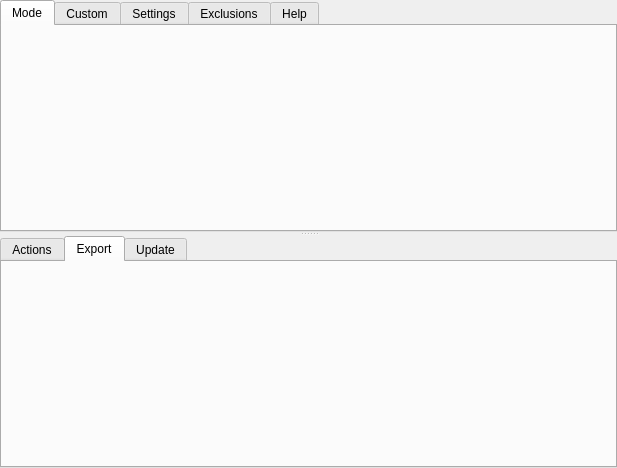
<?xml version="1.0" encoding="UTF-8"?>
<ui version="4.0">
 <class>RootBuilderMenu</class>
 <widget class="QWidget" name="RootBuilderMenu">
  <property name="geometry">
   <rect>
    <x>0</x>
    <y>0</y>
    <width>617</width>
    <height>468</height>
   </rect>
  </property>
  <property name="windowTitle">
   <string>Form</string>
  </property>
  <layout class="QVBoxLayout" name="verticalLayout_2">
   <property name="spacing">
    <number>0</number>
   </property>
   <property name="leftMargin">
    <number>0</number>
   </property>
   <property name="topMargin">
    <number>0</number>
   </property>
   <property name="rightMargin">
    <number>0</number>
   </property>
   <property name="bottomMargin">
    <number>0</number>
   </property>
   <item>
    <widget class="QSplitter" name="contentSplitter">
     <property name="orientation">
      <enum>Qt::Vertical</enum>
     </property>
     <widget class="QTabWidget" name="topTabWidget">
      <property name="currentIndex">
       <number>0</number>
      </property>
      <widget class="QWidget" name="modeTab">
       <attribute name="title">
        <string>Mode</string>
       </attribute>
      </widget>
      <widget class="QWidget" name="customModeTab">
       <attribute name="title">
        <string>Custom</string>
       </attribute>
      </widget>
      <widget class="QWidget" name="settingsTab">
       <attribute name="title">
        <string>Settings</string>
       </attribute>
      </widget>
      <widget class="QWidget" name="exclusionsTab">
       <attribute name="title">
        <string>Exclusions</string>
       </attribute>
      </widget>
      <widget class="QWidget" name="helpTab">
       <attribute name="title">
        <string>Help</string>
       </attribute>
      </widget>
     </widget>
     <widget class="QTabWidget" name="btmTabWidget">
      <property name="currentIndex">
       <number>1</number>
      </property>
      <widget class="QWidget" name="actionsTab">
       <attribute name="title">
        <string>Actions</string>
       </attribute>
      </widget>
      <widget class="QWidget" name="exportTab">
       <attribute name="title">
        <string>Export</string>
       </attribute>
      </widget>
      <widget class="QWidget" name="updateTab">
       <attribute name="title">
        <string>Update</string>
       </attribute>
      </widget>
     </widget>
    </widget>
   </item>
  </layout>
 </widget>
 <resources/>
 <connections/>
</ui>
